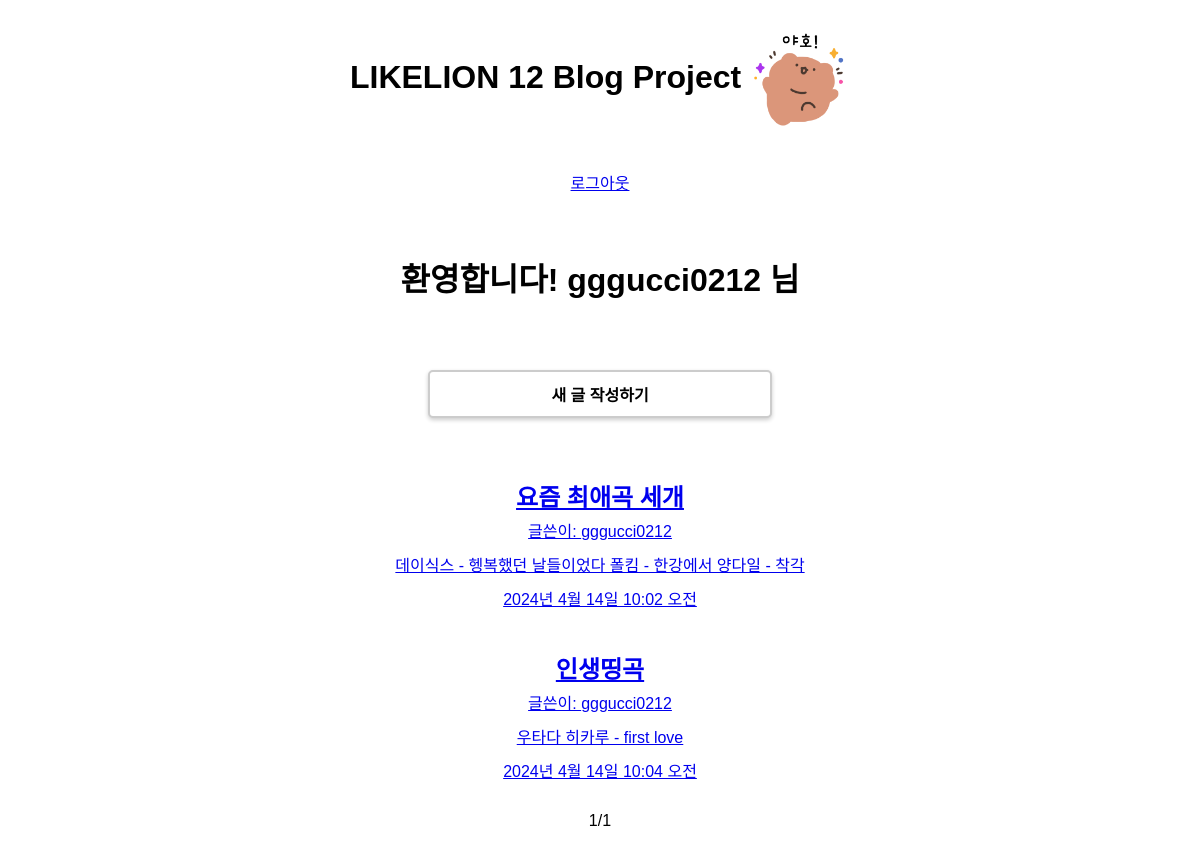
Screenshot of / (signed in) with the database file from the repository.
### blog/models.py (models this page shows, shortened)
class Blog(models.Model):
    title = models.CharField(max_length=100)
    created_at = models.DateTimeField(auto_now_add=True)
    content = models.TextField()
    image = models.ImageField(upload_to='blog/', null=True)
    author = models.ForeignKey(User, on_delete=models.CASCADE, null=True, related_name='blogs')
    tag = models.ManyToManyField(to='Tag', blank=True)
    class Meta:
        db_table = 'blog'
    def summary(self):
        return self.content[:100]

### blog/views.py (the view)
# urls.py: path('', views.home, name='home'), # 127.0.0.1:8000
def home(request):
    blogs = Blog.objects.all()
    paginator = Paginator(blogs, 3)
    page_number = request.GET.get('page')
    page_obj = paginator.get_page(page_number)
    return render(request,'home.html',{'page_obj':page_obj})

### blog/templates/home.html (shortened to what this page needs)
{% extends "base.html" %} {% load static %}  {% block extrahead %}
<link rel="stylesheet" href="{% static 'blog/css/style.css' %}" />
{% endblock extrahead %} {% block content %}
<h1>
  LIKELION 12 Blog Project
  <img src="{% static 'blog/img/emoticon.png' %}" alt="이모티콘" />
</h1>
<div>
  {% if user.is_authenticated %}
  <a href="users/logout">로그아웃</a>
  <h1>환영합니다! {{user.username}} 님</h1>
  <a class="new-post__button" href="{% url 'new' %}">새 글 작성하기</a>
  {% else %}
  <a href="users/signup">회원가입</a>
  <a href="users/login">로그인</a>
  {% endif %}
</div>
<div>
  {% for blog in page_obj %}
  <a href="{%url 'detail' blog.id %}">
    <h2>{{blog.title}}</h2>
    <p>글쓴이: {{blog.author}}</p>
    <p>{{blog.summary}}</p>
    <p>{{blog.created_at}}</p>
  </a>
  {% endfor %}
</div>
<span>
  <p>{{page_obj.number}}</p>
  <p>/</p>
  <p>{{page_obj.paginator.num_pages}}</p>
</span>
{% endblock content %}

### blog/static/blog/css/style.css (style rules this page uses)
body { font-family: Arial, sans-serif; text-align: center; }
h1 { font-size: 2em; margin: 30px 0 20px; }
.new-post__button { display: block; margin: 20px auto; width: 300px; padding: 10px 20px; color: #000; font-weight: bold; text-decoration: none; border-radius: 5px; border: 2px solid #ccc; background-color: #fff; box-shadow: 0px 2px 4px rgba(0, 0, 0, 0.2); transition: background-color 0.3s ease-out; }
div { margin-top: 40px; display: flex; flex-direction: column; gap: 30px; }
h2 { font-size: 1.5em; margin: 0 0 5px; font-weight: bold; }
p { margin: 0 0 10px; }
img { display: inline-block; vertical-align: middle; width: 100px; }
span { display: flex; align-items: center; justify-content: center; margin: 20px auto 0; width: 50rem; }

### rows the page displays
Blog: title "요즘 최애곡 세개", author "gggucci0212", summary "데이식스 - 헹복했던 날들이었다 폴킴 - 한강에서 양다일 - 착각", created_at "2024년 4월 14일 10:02 오전"
Blog: title "인생띵곡", author "gggucci0212", summary "우타다 히카루 - first love", created_at "2024년 4월 14일 10:04 오전"

### other values shown
{{ user.username }} "gggucci0212"
{{ page_obj.number }} "1"
{{ page_obj.paginator.num_pages }} "1"
